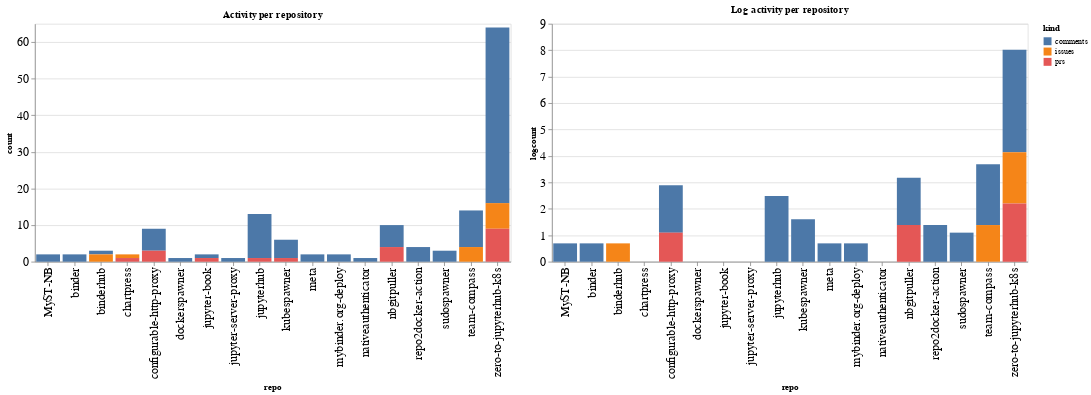

Notebook code for this chart:
### Code cell
ch1 = alt.Chart(repo_summaries, width=600, title="Activity per repository").mark_bar().encode(
    x='repo',
    y='count',
    color='kind',
    tooltip="kind"
)

ch2 = alt.Chart(repo_summaries, width=600, title="Log activity per repository").mark_bar().encode(
    x='repo',
    y='logcount',
    color='kind',
    tooltip="kind"
)

ch1 | ch2

### Figure 1 — Vega-Lite specification as saved in the notebook (floating-point values rounded to 4 significant figures)
{"config": {"axisLeft": {"labelFontSize": 15}, "axisBottom": {"labelFontSize": 15}}, "hconcat": [{"mark": "bar", "encoding": {"color": {"type": "nominal", "field": "kind"}, "tooltip": {"type": "nominal", "field": "kind"}, "x": {"type": "nominal", "field": "repo"}, "y": {"type": "quantitative", "field": "count"}}, "title": "Activity per repository", "width": 600}, {"mark": "bar", "encoding": {"color": {"type": "nominal", "field": "kind"}, "tooltip": {"type": "nominal", "field": "kind"}, "x": {"type": "nominal", "field": "repo"}, "y": {"type": "quantitative", "field": "logcount"}}, "title": "Log activity per repository", "width": 600}], "data": {"name": "data-011eaa82ed862eda39c3d6ef1e8596c3"}, "$schema": "https://vega.github.io/schema/vega-lite/v4.8.1.json", "datasets": {"data-011eaa82ed862eda39c3d6ef1e8596c3": [{"repo": "MyST-NB", "kind": "comments", "count": 2, "logcount": 0.6931}, {"repo": "binder", "kind": "comments", "count": 2, "logcount": 0.6931}, {"repo": "binderhub", "kind": "comments", "count": 1, "logcount": 0.0}, {"repo": "binderhub", "kind": "issues", "count": 2, "logcount": 0.6931}, {"repo": "chartpress", "kind": "issues", "count": 1, "logcount": 0.0}, {"repo": "chartpress", "kind": "prs", "count": 1, "logcount": 0.0}, {"repo": "configurable-http-proxy", "kind": "comments", "count": 6, "logcount": 1.792}, {"repo": "configurable-http-proxy", "kind": "prs", "count": 3, "logcount": 1.099}, {"repo": "dockerspawner", "kind": "comments", "count": 1, "logcount": 0.0}, {"repo": "jupyter-book", "kind": "comments", "count": 1, "logcount": 0.0}, {"repo": "jupyter-book", "kind": "prs", "count": 1, "logcount": 0.0}, {"repo": "jupyter-server-proxy", "kind": "comments", "count": 1, "logcount": 0.0}, {"repo": "jupyterhub", "kind": "comments", "count": 12, "logcount": 2.485}, {"repo": "jupyterhub", "kind": "prs", "count": 1, "logcount": 0.0}, {"repo": "kubespawner", "kind": "comments", "count": 5, "logcount": 1.609}, {"repo": "kubespawner", "kind": "prs", "count": 1, "logcount": 0.0}, {"repo": "meta", "kind": "comments", "count": 2, "logcount": 0.6931}, {"repo": "mybinder.org-deploy", "kind": "comments", "count": 2, "logcount": 0.6931}, {"repo": "nativeauthenticator", "kind": "comments", "count": 1, "logcount": 0.0}, {"repo": "nbgitpuller", "kind": "comments", "count": 6, "logcount": 1.792}, {"repo": "nbgitpuller", "kind": "prs", "count": 4, "logcount": 1.386}, {"repo": "repo2docker-action", "kind": "comments", "count": 4, "logcount": 1.386}, {"repo": "sudospawner", "kind": "comments", "count": 3, "logcount": 1.099}, {"repo": "team-compass", "kind": "comments", "count": 10, "logcount": 2.303}, {"repo": "team-compass", "kind": "issues", "count": 4, "logcount": 1.386}, {"repo": "zero-to-jupyterhub-k8s", "kind": "comments", "count": 48, "logcount": 3.871}, {"repo": "zero-to-jupyterhub-k8s", "kind": "issues", "count": 7, "logcount": 1.946}, {"repo": "zero-to-jupyterhub-k8s", "kind": "prs", "count": 9, "logcount": 2.197}]}}
